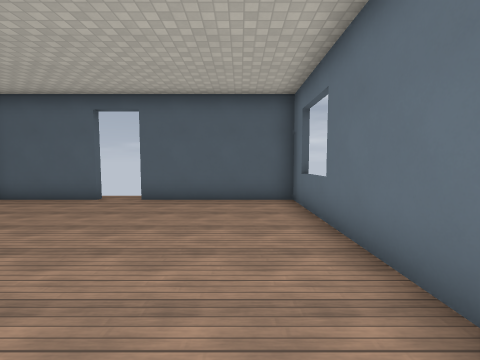
view 1 (above)

22 first-person views from a walk through a level from a Godot 3-D game. The camera is 1.5 m above the floor, tilts 4° down and sees 90° across. The floor is counted in squares, 1.32 m on a side. Each view is taken from the middle of a square. On the plan, view 1 faces up. The plan holds only what a view shows up to about 11 squares ahead; the rest is blank. Surface patterns are stand-ins for the level's own textures.

view 2
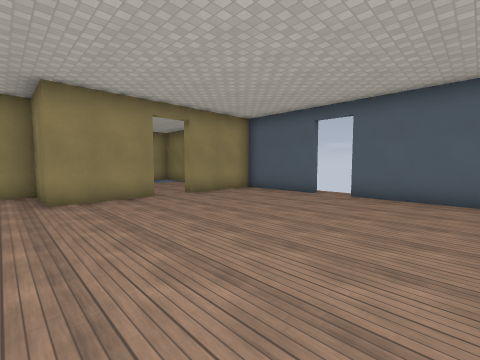

view 3
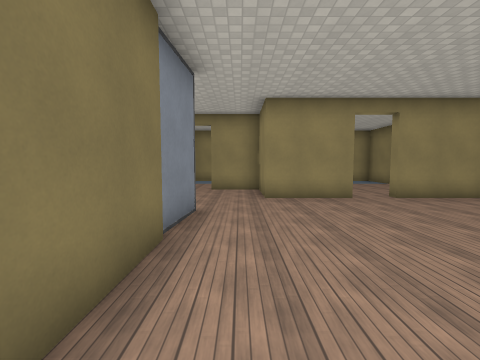

view 4
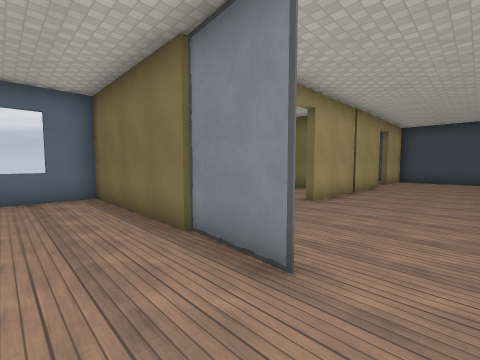

view 5
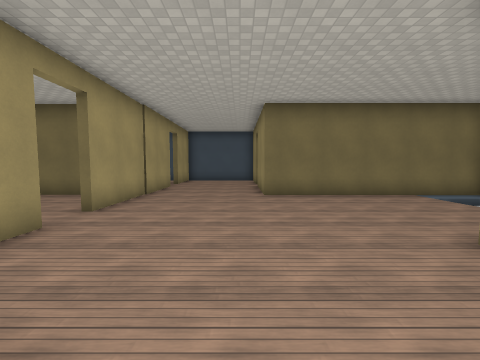

view 6
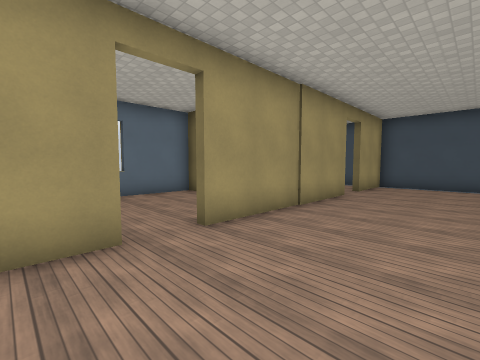

view 7
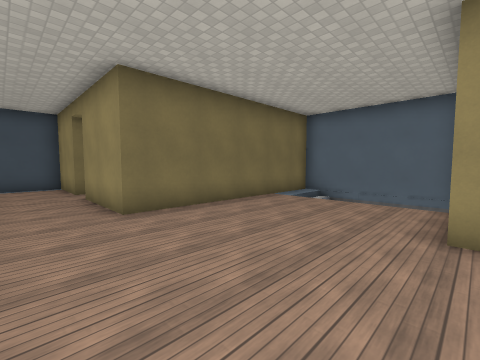

view 8
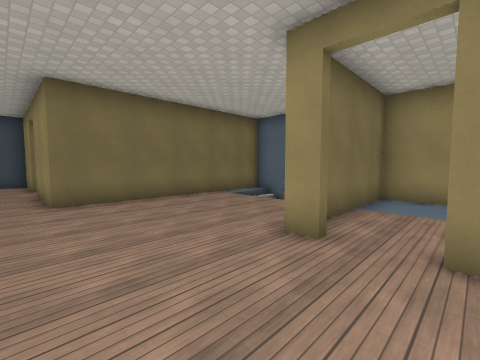

view 9
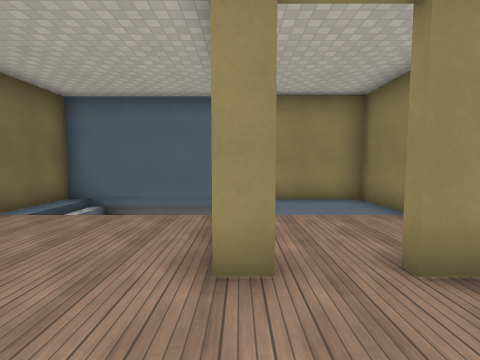

view 10
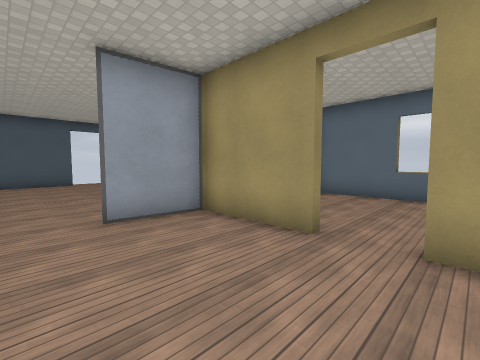

view 11
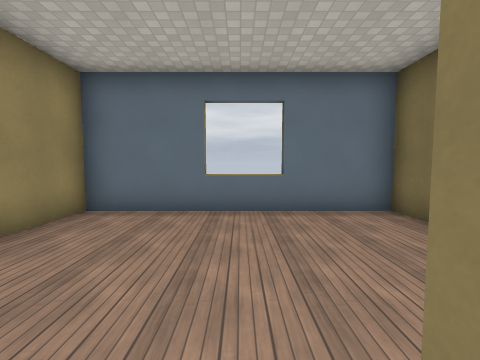

view 12
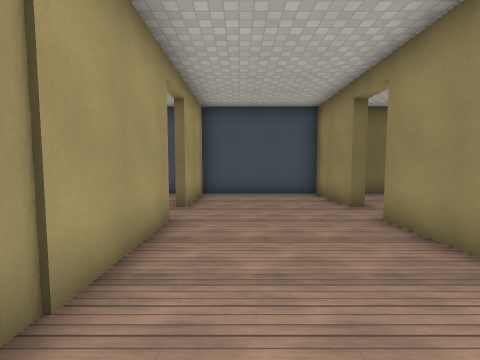

view 13
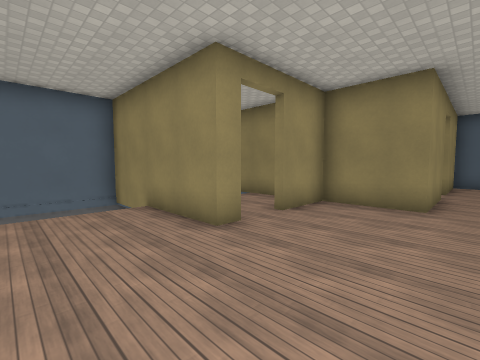

view 14
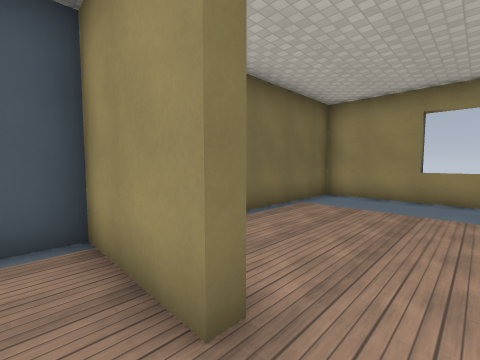

view 15
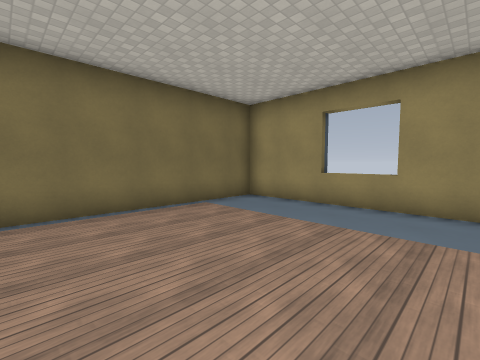

view 16
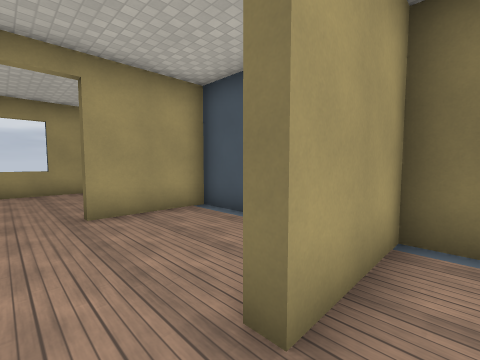

view 17
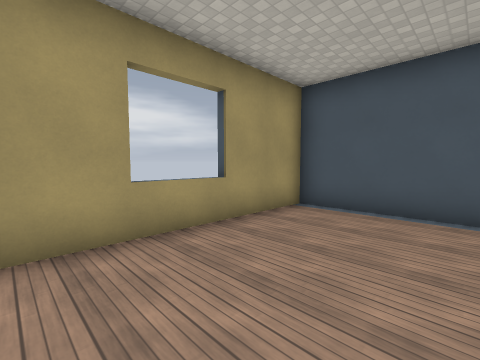

view 18
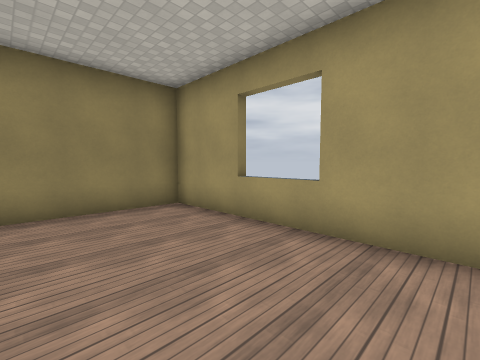

view 19
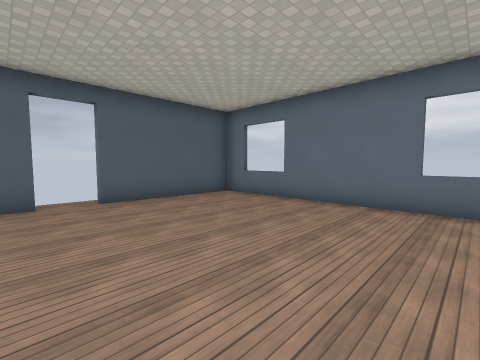

view 20
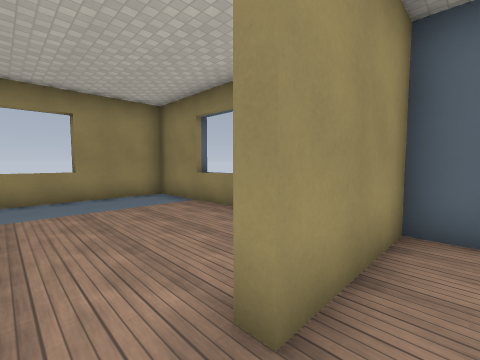

view 21
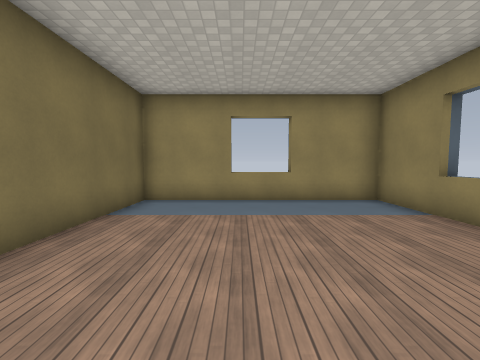

view 22
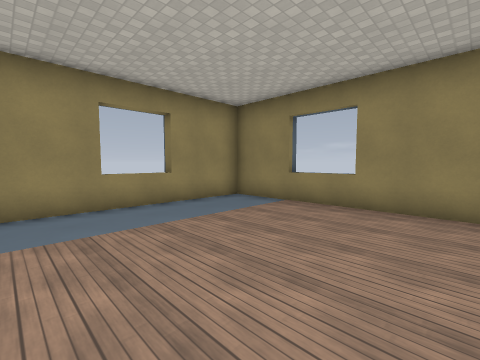

### Floor plan
Key: @ floor where view 1 was taken; # wall or solid block; . floor; / step, stairs or slope; ^ raised ledge; v drop or lower ground.
Columns run from 16 left of view 1 to 2 right of it. Each row starts with its distance up from view 1.
  8 ####^#######.######
  7 #.......#.........#
  6 #.......#.........^
  5 #.......#.........^
  4 ^.................#
  3 ^.................#
  2 #.......#.........#
  1 #.......#.........#
  0 #########.......@.^
 -1 #.....#...........#
 -2 #.....#....########
 -3 #............#....#
 -4 #vv###.......#....#
 -5    /.........#....#
 -6    /..............^
 -7 #  /.........#....#
 -8 #/ /.........#....#
 -9 #///.........#....#
-10 #########....######
-11 #.......#....#....#
-12 #.......#....#....#
-13 ^.................^
-14 ^.................^
-15 #.......#....#....#
-16 #.......#....#....#
-17 ###################

Positions as (right, up) in squares from view 1, and headings:
1: (0, 0), facing up
2: (0, -1), facing up-left
3: (0, -1), facing left
4: (-7, 0), facing down-right
5: (-7, -1), facing down
6: (-7, -4), facing down-right
7: (-6, -4), facing down-left
8: (-7, -2), facing down-left
9: (-8, -4), facing left
10: (-7, -7), facing up-right
11: (-4, -6), facing right
12: (-5, -8), facing down
13: (-7, -7), facing up-left
14: (-7, -13), facing down-left
15: (-9, -11), facing down-left
16: (-9, -13), facing down-right
17: (-2, -11), facing down-right
18: (-2, -16), facing up-right
19: (-5, 0), facing up-right
20: (-7, 3), facing up-left
21: (-8, 3), facing left
22: (-9, 1), facing up-left
